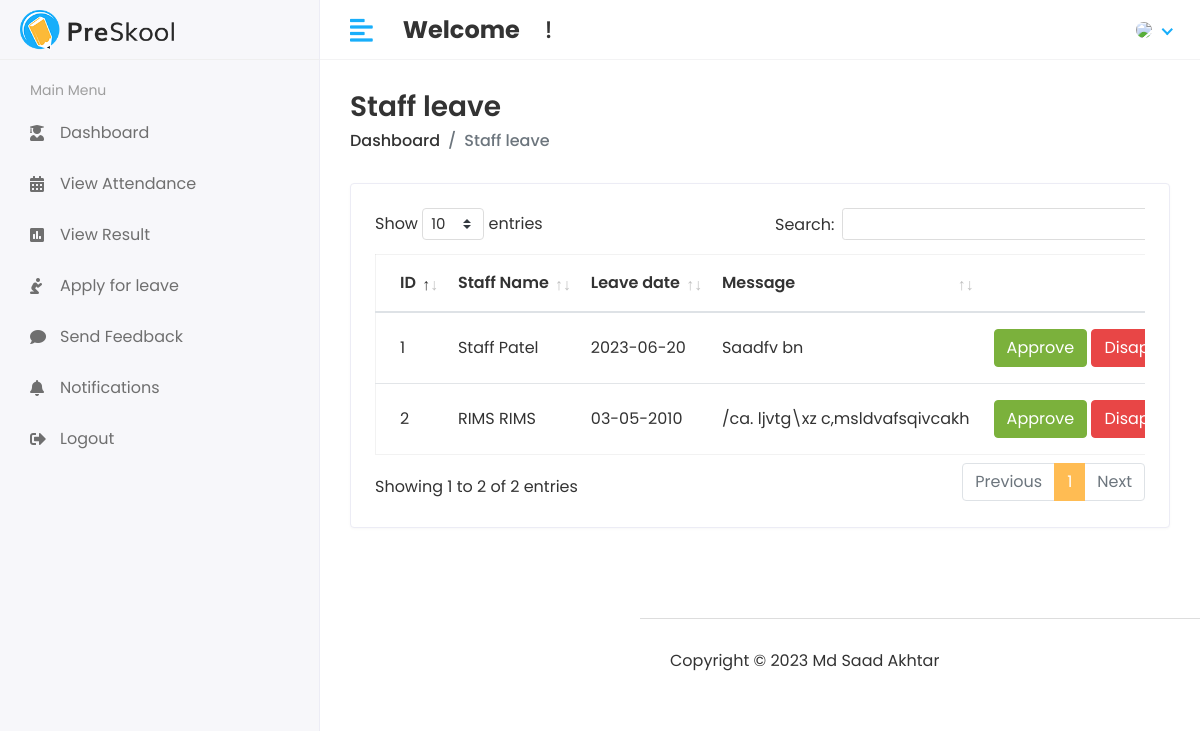
Screenshot of /Hod/Staff/Leave_view with the database file from the repository.
### app/models.py (models this page shows, shortened)
class Staff_Leave(models.Model):
    staff_id = models.ForeignKey(Staff,on_delete=models.CASCADE)
    leave_date = models.CharField(max_length=100)
    message = models.TextField()
    status = models.IntegerField(default=0)
    created_at = models.DateTimeField(auto_now_add=True,null=True)
    updated_at = models.DateTimeField(auto_now_add=True,null=True)

class Staff(models.Model):
    admin = models.OneToOneField(CustomUser, on_delete=models.CASCADE)
    address = models.TextField()
    gender = models.CharField(max_length=100)
    created_at = models.DateTimeField(auto_now_add=True)
    updated_at = models.DateTimeField(auto_now_add=True)

class CustomUser(AbstractUser):
    USER = (
        (1,'HOD'),
        (2,'STAFF'),
        (3,'STUDENT'),
    )
    user_type = models.CharField(choices=USER,max_length=100,default=1)
    profile_pic = models.ImageField(upload_to="media/profile_pic")

### student_management_system/Hod_views.py (the view)
# urls.py: path('Hod/Staff/Leave_view',Hod_views.STAFF_LEAVE_VIEW, name = "staff_leave_view"),
def STAFF_LEAVE_VIEW(request):
    staff_leave = Staff_Leave.objects.all()
    context = {
        "staff_leave":staff_leave
    }
    return render(request,"hod/staff_leave.html",context)

### templates/hod/staff_leave.html
{% extends 'base.html' %} {% block content %}
<div class="content container-fluid">
  <div class="page-header">
    <div class="row align-items-center">
      <div class="col">
        <h3 class="page-title">Staff leave</h3>
        <ul class="breadcrumb">
          <li class="breadcrumb-item">
            <a href="{% url 'hod_home' %}">Dashboard</a>
          </li>
          <li class="breadcrumb-item active">Staff leave</li>
        </ul>
      </div>
    </div>
  </div>
  <div class="row">
    <div class="col-sm-12">
      <div class="card card-table">
        <div class="card-body">
          <div class="table-responsive">
            <table id="table_id" class="table table-hover table-center mb-0">
              <thead>
                <tr>
                  <th>ID</th>
                  <th>Staff Name</th>
                  <th>Leave date</th>
                  <th>Message</th>
                  <th class="text-right">Action</th>
                </tr>
              </thead>
              <tbody>
                {% for i in staff_leave %}
                <tr>
                  <td>{{i.id}}</td>
                  <td>
                    {{i.staff_id.admin.first_name}}
                    {{i.staff_id.admin.last_name}}
                  </td>
                  <td>{{i.leave_date}}</td>
                  <td>{{i.message}}</td>
                  <td class="text-right">
                    <div class="actions">
                      {% if i.status == 0 %}
                      <a
                        href="{% url 'staff_approve_leave' i.id %}"
                        class="btn btn-success"
                        >Approve</a
                      >
                      <a
                        href="{% url 'staff_disapprove_leave' i.id %}"
                        class="btn btn-danger"
                        >Disapprove</a
                      >
                      {% elif i.status == 1 %}
                      <button class="btn btn-success" disabled="disabled">
                        Approved
                      </button>
                      {% else %}
                      <button class="btn btn-danger" disabled>
                        Disapproved
                      </button>
                      {% endif %}
                    </div>
                  </td>
                </tr>
                {% endfor %}
              </tbody>
            </table>
          </div>
        </div>
      </div>
    </div>
  </div>
</div>
{% endblock content %}

### static/assets/css/style.css (style rules this page uses)
html { height: 100%; }
body { background-color: #fff; color: #333; font-family: 'Poppins', sans-serif; font-size: 1rem; height: 100%; line-height: 1.5; overflow-x: hidden; }
h1, h2, h3, h4, h5, h6 { font-family: 'Poppins', sans-serif; margin-top: 0; }
a { color: #009ce7; }
input, button, a { transition: all 0.4s ease; -moz-transition: all 0.4s ease; -o-transition: all 0.4s ease; -ms-transition: all 0.4s ease; -webkit-transition: all 0.4s ease; }
ul, ol { padding: 0px; list-style: none; }
.table { color: #333; max-width: 100%; margin-bottom: 0; width: 100%; }
.table.dataTable { border-collapse: collapse !important; border: 1px solid rgba(0, 0, 0, 0.05); }
.table thead tr th { font-weight: 600; }
.table tbody tr { border-bottom: 1px solid rgba(0, 0, 0, 0.05); }
.table.table-center td, .table.table-center th { vertical-align: middle; }
.card-table .card-body .table > thead > tr > th { border-top: 0; }
.card-table .card-body .table tr td:first-child, .card-table .card-body .table tr th:first-child { padding-left: 1.5rem; }
.card-table .card-body .table tr td:last-child, .card-table .card-body .table tr th:last-child { padding-right: 1.5rem; }
.card-table .table td, .card-table .table th { border-top: 1px solid #e2e5e8; padding: 1rem 0.75rem; white-space: nowrap; }
.btn-success { background-color: #7bb13c; border: 1px solid #7bb13c }
.btn-danger { background-color: #e84646; border: 1px solid #e84646; }
.card { border: 1px solid #ececf5; box-shadow: 0 1px 3px 0 rgba(0, 0, 0, 0.03); margin-bottom: 1.875rem; }
.card-body { padding: 1.5rem; }
.page-wrapper > .content { padding: 1.875rem 1.875rem 0; }
.page-header { margin-bottom: 1.875rem; }
.page-header .breadcrumb { background-color: transparent; color: #6c757d; font-size: 1rem; font-weight: 500; margin-bottom: 0; padding: 0; }
.page-header .breadcrumb a { color: #333; }
.page-title { font-size: 28px; font-weight: 600; color: #333; margin-bottom: 5px; }

### rows the page displays
Staff_Leave: id "1", staff_id.admin.first_name "Staff", staff_id.admin.last_name "Patel", leave_date "2023-06-20", message "Saadfv bn", status "Approve"
Staff_Leave: id "2", staff_id.admin.first_name "RIMS", staff_id.admin.last_name "RIMS", leave_date "03-05-2010", message "/ca. ljvtg\\xz c,msldvafsqivcakh", status "Approve"
